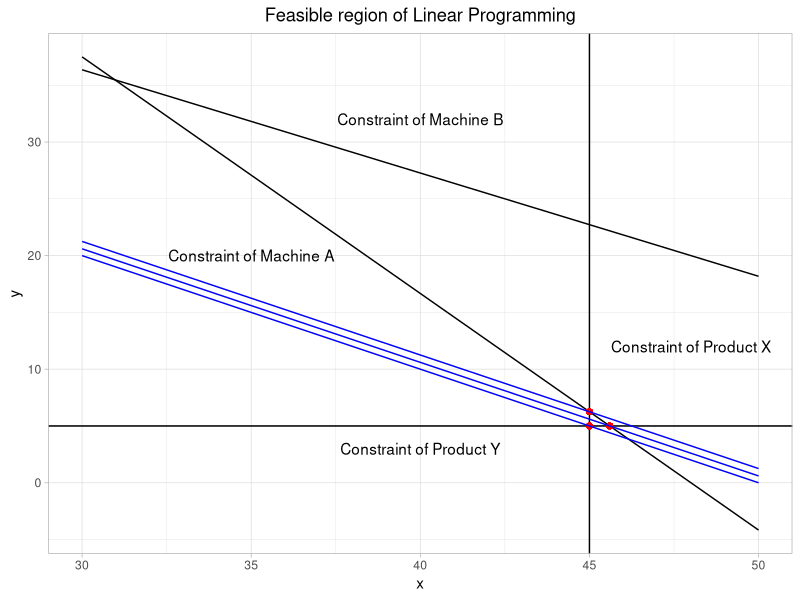

Recreate this plot in R.
# HW9: Optimization
#
# In this exercise, you will use linear programming to solve a problem by
# plotting the feasible region of solution and by using programming tools.
#
# 1. A company makes two products (X and Y) using two machines (A and B).
#    Each unit of X that is produced requires 50 minutes processing time on
#    machine A and 30 minutes processing time on machine B. Each unit of Y that
#    is produced requires 24 minutes processing time on machine A and 33 minutes
#    processing time on machine B. At the start of the current week there are 30
#    units of X and 90 units of Y in stock. Available processing time on machine
#    A is forecast to be 40 hours and on machine B is forecast to be 35 hours.
#    The demand for X in the current week is forecast to be 75 units and for Y
#    is forecast to be 95 units. Company policy is to maximize the combined sum
#    of the units of X and the units of Y in stock at the end of the week.
#    Formulate the problem of deciding how much of each product to make in the
#    current week as a linear program.
#    Let's first solve this linear program graphically by plotting out the
#    feasible region.
#    To do this, you can:
#      - Load `ggplot2` package.
#      - Create a sequence `x` from 30 to 50, with step size 0.1.
#      - Use `as.data.frame()` to change `x` to a data frame.
#      - Use `ggplot()` to initialize a ggplot object.
#        Set its arguments `data` and `mapping`.
#      - Determine the constraints of the maximum running time of machine A and B,
#        represent the constraints by two lines(functions).
#      - Use `stat_function()` to draw the two lines.
#        - Use `annotate()` to add annotation for the line indicating constraint for machine A
#          - specify `x = 35`, `y = 20` and `label = "Constraint of Machine A"`
#        - Use `annotate()` to add annotation for the line indicating constraint for machine B
#          - specify `x = 40`, `y = 32` and `label = "Constraint of Machine B"`
#      - Determine what are the minimum numbers of production for X and Y
#      - Use `geom_hline()` to plot the minimum production for Y
#        - Use `annotate()` to add annotation for the line indicating constraint for Y
#          - specify `x = 40`, `y = 3` and `label = "Constraint of Product Y"`
#      - Use `geom_vline()` to plot the minimum production for X
#        - Use `annotate()` to add annotation for the line indicating constraint for X
#          - specify `x = 48`, `y = 12` and `label = "Constraint of Product X"`
#      - Determine the feasible region and indicate the region by its vertex,
#        use `geom_point()` to point out the vertex in red
#      - `labs()` to format the labels such that:
#        - `title = "Feasible region of Linear Programming"`.
#      - `theme_light()` to change the theme of plots.
#      - `theme()` to change the title and subtitle to the middle of the plot.
## Do not modify this line!

library(ggplot2)
x <-seq(30,50,.1)
g1 <- ggplot(as.data.frame(x))+
  stat_function(aes(x),fun = function(.x) -25/12*.x+100)+
  stat_function(aes(x),fun = function(.x) -10/11*.x+35*20/11)+
  annotate("text", x=35,y=20,label = "Constraint of Machine A")+
  annotate("text", x=40,y=32,label = "Constraint of Machine B")+
  geom_hline(yintercept = 5)+
  annotate("text", x=40,y=3,label = "Constraint of Product Y")+
  geom_vline(xintercept = 45)+
  annotate("text", x=48,y=12,label = "Constraint of Product X")+
  geom_point(aes(x=45,y=5),col='red')+
  geom_point(aes(x=45,y=-25*45/12+100),col='red')+
  geom_point(aes(x = 38*6/5, y=5),col='red')+
  labs(title = "Feasible region of Linear Programming")+
  theme_light()+theme(plot.title = element_text(hjust = 0.5),plot.subtitle = element_text(hjust = 0.5))


# 2. The goal is to maximize the combined sum of the units of X and the units of
#    Y in stock at the end of the week, which is the same as to maximize the
#    combined sum of the units produced during this week.
#    For the three vertex in the `g1`, plot three parallel lines with slope -1 by
#    using `stat_function()`.
#    Can you tell what is the optimal point for this linear programming problem?
#    Save your plot into `g2` and save your answer of the optimal `x` and `y` into
#    `x1`, `y1`.
## Do not modify this line!
g2 <-g1+
  stat_function(aes(x), fun=function(.x) -1*.x+50,col='blue')+
  stat_function(aes(x), fun=function(.x) -1*.x+-25*45/12+145,col='blue')+
  stat_function(aes(x), fun=function(.x) -1*(.x-38*6/5)+5,col='blue')
g2
x1 <-45
y1 <- -25*45/12+100


# 3. Now let's load the `lpSolve` package to solve the above problem using the
#    computational tools.
#    To do this, you should follow these steps:
#    - Create a matrix representing the constraints, the dimension should be 4*2.
#      Two rows corresponding to the constraints on machines and two rows corresponding
#      to the constraints on products.
#    - Use `lp` to solve the linear programming.
#      - specify `direction = "max"`
#      - use `>=` for all constraints in `const.dir`
#    Save the output of `lp` into `s1`.
## Do not modify this line!

library(lpSolve)
C <- c(1,1)
A <- matrix(c(-50, -24,
              -30, -33,
              1, 0,
              0, 1), nrow=4, byrow=TRUE)
B <- c(-40*60, -35*60, 45, 5)
s1 <- lp(direction = "max", objective.in = C, const.mat = A, const.dir = c(">=", ">=", ">=", ">="), const.rhs = B)
s1
#s1$solution
# 4. For the above problem, we only consider two variables, thus we can solve it
#    graphically, but if we have more than 3 variables to consider, the
#    graphical way is no longer straightforward.
#    Let's use the `lp` function to solve the following problem:
#    The facility has four machines of type 1, five of type 2, three of type 3
#    and seven of type 4. Each machine operates 40 hours per week. The company
#    has 5 products in total, which generate different profits and have
#    different processing time on different machines. The relationship is
#    shown in the following table:
#    Machine       Quantity   Product1  Product2  Product3  Product4  Product5
#    M1                4         1.2       1.3       0.7        0         0.5
#    M2                5         0.7       2.2       1.6       0.5         1
#    M3                3         0.9       0.7       1.3        1         0.8
#    M4                7         1.4       2.8       0.5       1.2        0.6
#    Unit ptofit $               18        25        10        12         15
#    The units of products can only be integers.The company wants to maximize
#    the profit. Solve this linear programming problem and save the output of
#    `lp` into `s2`.
#    To do this, you should follow these steps:
#    - Create a matrix representing the constraints, the dimension should be 4*5.
#      Each column represents a product and each row represents the constraint on
#      a machine.
#    - Use `lp` to solve the linear programming.
#      - specify `direction = "max"`
#      - use `<=` for all constraints in `const.dir`
#
#
## Do not modify this line!

mat2 <- matrix(c(1.2,1.3,.7,0,.5,
                 .7,2.2,1.6,.5,1,
                 .9,.7,1.3,1,.8,
                 1.4,2.8,.5,1.2,.6),nrow = 4,byrow = T)

s2 <- lp(obj=c(18,25,10,12,15),
         direction = "max",
         const.dir = rep("<=",4),
         const.rhs = c(160,200,120,280),
         const.mat = mat2,
         all.int = T)
